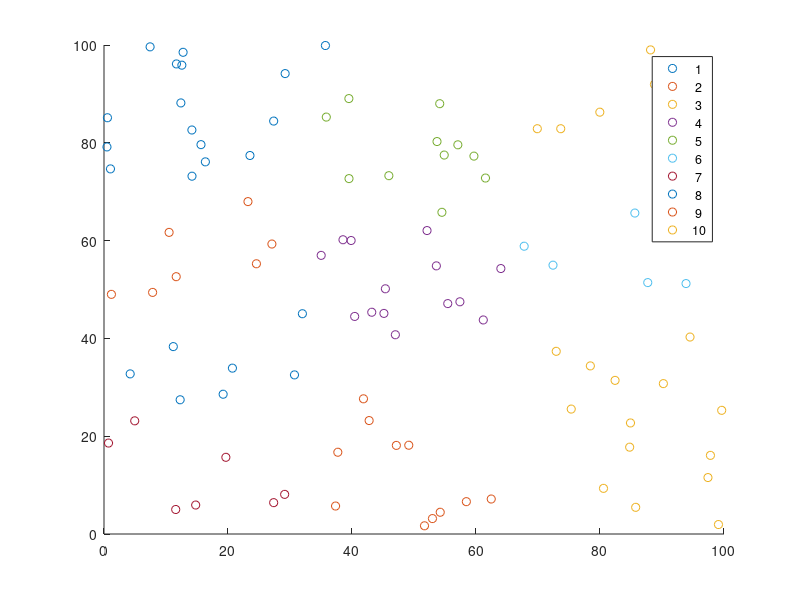

MATLAB code to generate this figure:
clear;
inp= rand(100,2)*100;

[outp,C] = kmeans(inp,10);

%figure;
size(outp)
%scatter(cat(1,inp(:,1),C(:,1)),cat(1,inp(:,2),C(:,2)),25,cat(1,zeros(100,1),ones(10,1)*45),'filled');

gscatter(inp(:,1),inp(:,2),outp);



 %plot(inp);
% [outp,C] = kmeans(inp,10);
% plot(inp(:,1),inp(:,2),'k*','MarkerSize',5);
% figure;
% plot(C(:,1),C(:,
%2),'k*','MarkerSize',5);
